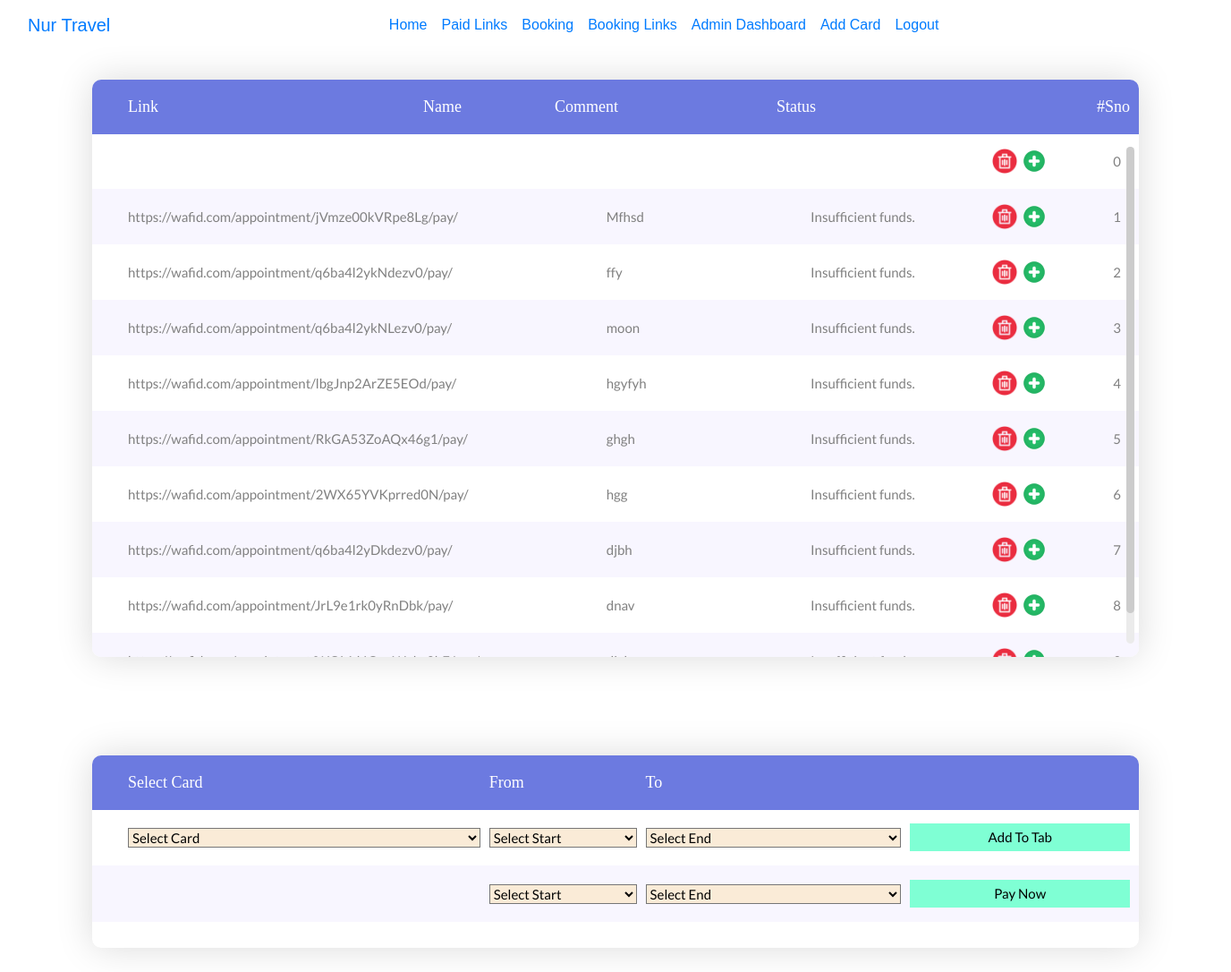
The app's page / (signed in) with its own data.
### app/models.py (models this page shows, shortened)
class WafidLink(models.Model):
    sno = models.IntegerField()
    link = models.TextField()
    name = models.CharField(max_length=1000, blank=True, null=True)
    comment = models.TextField(blank=True,null=True)
    status = models.CharField(max_length=10000,default="Due")
    is_paid = models.BooleanField(default=False)

### app/views.py (the view)
# urls.py: path("",views.HomeView.as_view(), name='home'),
class HomeView(View):
    def __init__(self):
        self.links = WafidLink.objects.filter(is_paid=False).order_by("sno")
        self.cards = CardInfo.objects.all()
    def get(self,request):
        if request.user.is_authenticated:
            context = {
                "links":self.links,"cards":self.cards,
            }
            return render(request,"home.html",context)
        else:
            return redirect("login")

### templates/home.html (shortened to what this page needs)
<!DOCTYPE html>
{% load static %}
<html lang="en">
<head>
<link rel="stylesheet" type="text/css" href="{% static 'home/vendor/bootstrap/css/bootstrap.min.css' %}">
<link rel="stylesheet" type="text/css" href="{% static 'home/fonts/font-awesome-4.7.0/css/font-awesome.min.css' %}">
<link rel="stylesheet" type="text/css" href="{% static 'home/vendor/animate/animate.css' %}">
<link rel="stylesheet" type="text/css" href="{% static 'home/vendor/select2/select2.min.css' %}">
<link rel="stylesheet" type="text/css" href="{% static 'home/vendor/perfect-scrollbar/perfect-scrollbar.css' %}">
<link rel="stylesheet" type="text/css" href="{% static 'home/css/util.css' %}">
<link rel="stylesheet" type="text/css" href="{% static 'home/css/main.css' %}">
</head>
<body>
<nav class="navbar navbar-expand-lg bg-body-tertiary">
	<div class="container-fluid">
		<a class="navbar-brand" href="/">Nur Travel</a>
		<div class="collapse navbar-collapse justify-content-center" id="navbarNav">
		<ul class="navbar-nav ">
			<li class="nav-item">
			<a class="nav-link" aria-current="page" href="/">Home</a>
			</li>
			<li class="nav-item">
			<a class="nav-link" href="{% url 'paid_links' %}">Paid Links</a>
			</li>
			<li class="nav-item">
			<a class="nav-link" href="{% url 'booking' %}">Booking</a>
			</li>
			<li class="nav-item">
				<a class="nav-link" href="{% url 'booking_links' %}">Booking Links</a>
			</li>
			{% if request.user.is_superuser %}
				<li class="nav-item">
					<a class="nav-link" aria-current="page" href="{% url 'admin:index' %}">Admin Dashboard</a>
				</li>
				<li class="nav-item">
					<a class="nav-link" aria-current="page" href="{% url 'admin:index' %}app/cardinfo/add/">Add Card</a>
				</li>
			{% endif %}
			<li class="nav-item">
                <a class="nav-link" href="{% url 'logout' %}">Logout</a>
            </li>
		</ul>
		</div>
	</div>
</nav>
<div class="limiter">
<div class="container-table100">
<div class="wrap-table100">
<div class="table100 ver1 m-b-110">
<div class="table100-head">
<table>
<thead>
<tr class="row100 head">
<th class="cell100 column1">Link</th>
<th class="cell100 column2">Name</th>
<th class="cell100 column3">Comment</th>
<th class="cell100 column4">Status</th>
<th class="cell100 column5"></th>
<th class="cell100 column6">#Sno</th>
</tr>
</thead>
</table>
</div>
<div class="table100-body js-pscroll">
<table>
<tbody id="link-datas">
	<tr class="row100 body">
		<td class="cell100 column1"></td>
		<td class="cell100 column2"></td>
		<td class="cell100 column3"></td>
		<td class="cell100 column4" id="status-{{Link.sno}}">{{Link.status}}</td>
		<td class="cell100 column5">
			<img src="{% static 'home/images/remove.png' %}" alt="remove" title="Remove the link" style="height: 30px; width: 30px;" onclick="removeLink(this)">
			<img src="{% static 'home/images/add.png' %}" alt="add" title="Add a new link after this one." style="height: 30px; width: 30px;" onclick="addRow(this)">
		</td>
		<td class="cell100 column6">0</td>
		<td></td>
	</tr>
{% for Link in links %}
	<tr class="row100 body">
		<td class="cell100 column1" contenteditable="true" onblur="updateLink(this)">{{Link.link}}</td>
		<td class="cell100 column2" contenteditable="true" onblur="updateLink(this)">{{Link.name}}</td>
		<td class="cell100 column3" contenteditable="true" onblur="updateLink(this)">{{Link.comment}}</td>
		<td class="cell100 column4" id="status-{{Link.sno}}">{{Link.status}}</td>
		<td class="cell100 column5">
			<img src="{% static 'home/images/remove.png' %}" alt="remove" title="Remove the link" style="height: 30px; width: 30px;" onclick="removeLink(this)">
			<img src="{% static 'home/images/add.png' %}" alt="add" title="Add a new link after this one." style="height: 30px; width: 30px;" onclick="addRow(this)">
		</td>
		<td class="cell100 column6">{{Link.sno}}</td>
		<td></td>
	</tr>
{% endfor %}
</tbody>
</table>
</div>
</div>
<div class="table100 ver1 m-b-110">
	<div class="table100-head">
	<table>
	<thead>
	<tr class="row100 head">
	<th class="cell100 column1">Select Card</th>
	<th class="cell100 column2">From</th>
	<th class="cell100 column3">To</th>
	<th class="cell100 column4"></th>
	</tr>
	</thead>
	</table>
	</div>
	<div class="table100-body js-pscroll">
	<table>
	<tbody>
	<tr class="row100 body" id="add_to_tab">
		<td class="cell100 column1">
			<select name="From" id="card_no" style="background-color: antiquewhite; width: 100%;">
				<option selected disabled>Select Card</option>
			</select>
		</td>
		<td class="cell100 column2">
			<select name="From" id="StartFrom" style="background-color: antiquewhite; width: 100%;">
				<option selected disabled>Select Start</option>
			</select>
		</td>
		<td class="cell100 column3">
			<select name="From" id="EndTo" style="background-color: antiquewhite; width: 100%;">
				<option selected disabled>Select End</option>
			</select>
		</td>
		<td class="cell100 column4">
			<button style="padding: 5px; background-color: aquamarine; width: 100%;" onclick="add_to_tab(this)">
				Add To Tab
			</button>
		</td>
		</tr>
		<tr class="row100 body" id="payment_row">
			<td class="cell100 column1"> </td>
			<td class="cell100 column2">
				<select name="From" id="StartFrom" style="background-color: antiquewhite; width: 100%;">
					<option selected disabled>Select Start</option>
				</select>
			</td>
			<td class="cell100 column3">
				<select name="From" id="EndTo" style="background-color: antiquewhite; width: 100%;">
					<option selected disabled>Select End</option>
				</select>
			</td>
			<td class="cell100 column4">
				<button style="padding: 5px; background-color: aquamarine; width: 100%;" onclick="make_payment(this)">
					Pay Now
				</button>
			</td>
			</tr>
	</tbody>
	</table>
	<span class="payment-warning" style="padding-left: 50px; font-size:larger;"></span>
</div>
</div>
</div>
</div>
</div>
</body>
</html>

### static/home/css/main.css (style rules this page uses)
* { margin:0;padding:0;box-sizing:border-box }
body,html { height:100%;font-family:sans-serif }
a { margin:0;transition:all .4s;-webkit-transition:all .4s;-o-transition:all .4s;-moz-transition:all .4s }
ul,li { margin:0;list-style-type:none }
button { outline:none!important;border:none;background:0 0 }
.js-pscroll { position:relative;overflow:hidden }
.limiter { width:1366px;margin:0 auto }
.container-table100 { width:100%;min-height:100vh;background:#fff;display:-webkit-box;display:-webkit-flex;display:-moz-box;display:-ms-flexbox;display:flex;align-items:center;justify-content:center;flex-wrap:wrap;padding:33px 30px }
.wrap-table100 { width:1170px }
.table100 { background-color:#fff }
table { width:100% }
th,td { font-weight:unset;padding-right:10px }
.column1 { width:33%;padding-left:40px }
.column2 { width:13% }
.column3 { width:22% }
.column4 { width:19% }
.column5 { width:13% }
.table100-head th { padding-top:18px;padding-bottom:18px }
.table100-body td { padding-top:16px;padding-bottom:16px }
.table100 { position:relative;padding-top:60px }
.table100-head { position:absolute;width:100%;top:0;left:0 }
.table100-body { max-height:585px;overflow:auto }
.table100.ver1 th { font-family:Lato-Bold;font-size:18px;color:#fff;line-height:1.4;background-color:#6c7ae0 }
.table100.ver1 td { font-family:Lato-Regular;font-size:15px;color:gray;line-height:1.4 }
.table100.ver1 .table100-body tr:nth-child(even) { background-color:#f8f6ff }
.table100.ver1 { border-radius:10px;overflow:hidden;box-shadow:0 0 40px 0 rgba(0,0,0,.15);-moz-box-shadow:0 0 40px 0 rgba(0,0,0,.15);-webkit-box-shadow:0 0 40px 0 rgba(0,0,0,.15);-o-box-shadow:0 0 40px 0 rgba(0,0,0,.15);-ms-box-shadow:0 0 40px 0 rgba(0,0,0,.15) }

### records on screen
WafidLink: link "https://wafid.com/appointment/jVmze00kVRpe8Lg/pay/", comment "Mfhsd", status "Insufficient funds.", sno "1"
WafidLink: link "https://wafid.com/appointment/q6ba4l2ykNdezv0/pay/", comment "ffy", status "Insufficient funds.", sno "2"
WafidLink: link "https://wafid.com/appointment/q6ba4l2ykNLezv0/pay/", comment "moon", status "Insufficient funds.", sno "3"
WafidLink: link "https://wafid.com/appointment/lbgJnp2ArZE5EOd/pay/", comment "hgyfyh", status "Insufficient funds.", sno "4"
WafidLink: link "https://wafid.com/appointment/RkGA53ZoAQx46g1/pay/", comment "ghgh", status "Insufficient funds.", sno "5"
WafidLink: link "https://wafid.com/appointment/2WX65YVKprred0N/pay/", comment "hgg", status "Insufficient funds.", sno "6"
WafidLink: link "https://wafid.com/appointment/q6ba4l2yDkdezv0/pay/", comment "djbh", status "Insufficient funds.", sno "7"
WafidLink: link "https://wafid.com/appointment/JrL9e1rk0yRnDbk/pay/", comment "dnav", status "Insufficient funds.", sno "8"
